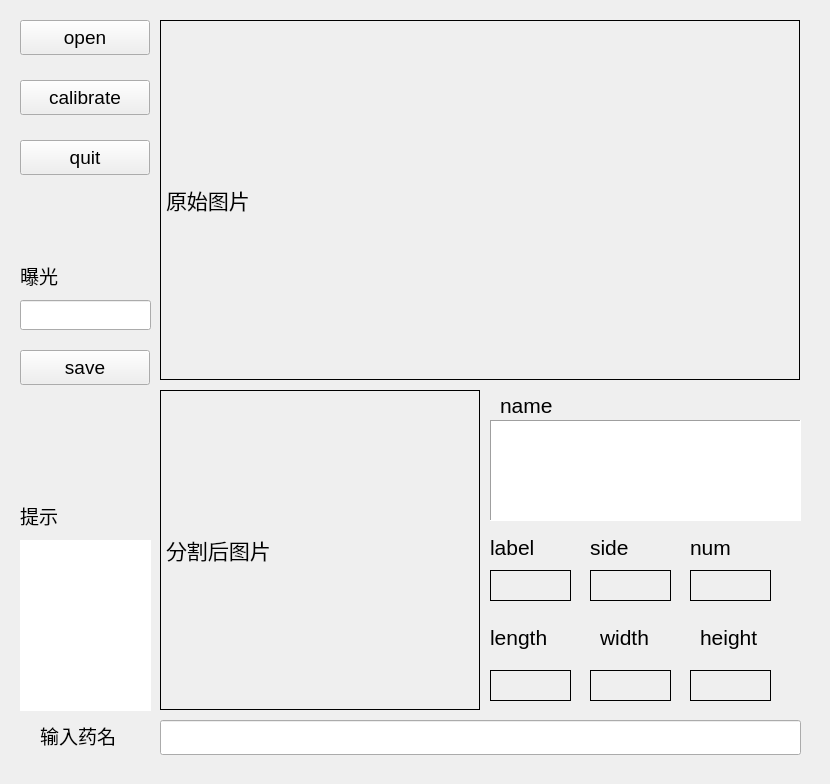
<?xml version="1.0" encoding="UTF-8"?>
<ui version="4.0">
 <class>Form</class>
 <widget class="QWidget" name="Form">
  <property name="geometry">
   <rect>
    <x>0</x>
    <y>0</y>
    <width>830</width>
    <height>784</height>
   </rect>
  </property>
  <property name="windowTitle">
   <string>Form</string>
  </property>
  <widget class="QPushButton" name="buttom_open">
   <property name="geometry">
    <rect>
     <x>20</x>
     <y>20</y>
     <width>130</width>
     <height>35</height>
    </rect>
   </property>
   <property name="font">
    <font>
     <pointsize>14</pointsize>
    </font>
   </property>
   <property name="text">
    <string>open</string>
   </property>
  </widget>
  <widget class="QPushButton" name="buttom_calibrate">
   <property name="geometry">
    <rect>
     <x>20</x>
     <y>80</y>
     <width>130</width>
     <height>35</height>
    </rect>
   </property>
   <property name="font">
    <font>
     <pointsize>14</pointsize>
    </font>
   </property>
   <property name="text">
    <string>calibrate</string>
   </property>
  </widget>
  <widget class="QLineEdit" name="input_exposure">
   <property name="geometry">
    <rect>
     <x>20</x>
     <y>300</y>
     <width>131</width>
     <height>30</height>
    </rect>
   </property>
  </widget>
  <widget class="QTextBrowser" name="show_result">
   <property name="geometry">
    <rect>
     <x>20</x>
     <y>540</y>
     <width>131</width>
     <height>171</height>
    </rect>
   </property>
   <property name="frameShape">
    <enum>QFrame::NoFrame</enum>
   </property>
   <property name="frameShadow">
    <enum>QFrame::Plain</enum>
   </property>
  </widget>
  <widget class="QLabel" name="label">
   <property name="geometry">
    <rect>
     <x>20</x>
     <y>260</y>
     <width>81</width>
     <height>31</height>
    </rect>
   </property>
   <property name="font">
    <font>
     <pointsize>14</pointsize>
    </font>
   </property>
   <property name="text">
    <string>曝光</string>
   </property>
  </widget>
  <widget class="QPushButton" name="buttom_quit">
   <property name="geometry">
    <rect>
     <x>20</x>
     <y>140</y>
     <width>130</width>
     <height>35</height>
    </rect>
   </property>
   <property name="font">
    <font>
     <pointsize>14</pointsize>
    </font>
   </property>
   <property name="text">
    <string>quit</string>
   </property>
  </widget>
  <widget class="QPushButton" name="buttom_save">
   <property name="geometry">
    <rect>
     <x>20</x>
     <y>350</y>
     <width>130</width>
     <height>35</height>
    </rect>
   </property>
   <property name="font">
    <font>
     <pointsize>14</pointsize>
    </font>
   </property>
   <property name="text">
    <string>save</string>
   </property>
  </widget>
  <widget class="QLabel" name="show_primary_photo">
   <property name="geometry">
    <rect>
     <x>160</x>
     <y>20</y>
     <width>640</width>
     <height>360</height>
    </rect>
   </property>
   <property name="font">
    <font>
     <pointsize>16</pointsize>
    </font>
   </property>
   <property name="frameShape">
    <enum>QFrame::Box</enum>
   </property>
   <property name="frameShadow">
    <enum>QFrame::Plain</enum>
   </property>
   <property name="text">
    <string>原始图片</string>
   </property>
  </widget>
  <widget class="QLabel" name="show_handled_photo">
   <property name="geometry">
    <rect>
     <x>160</x>
     <y>390</y>
     <width>320</width>
     <height>320</height>
    </rect>
   </property>
   <property name="font">
    <font>
     <pointsize>16</pointsize>
    </font>
   </property>
   <property name="frameShape">
    <enum>QFrame::Panel</enum>
   </property>
   <property name="text">
    <string>分割后图片</string>
   </property>
  </widget>
  <widget class="QLabel" name="label_4">
   <property name="geometry">
    <rect>
     <x>490</x>
     <y>620</y>
     <width>70</width>
     <height>35</height>
    </rect>
   </property>
   <property name="font">
    <font>
     <pointsize>16</pointsize>
    </font>
   </property>
   <property name="text">
    <string>length</string>
   </property>
  </widget>
  <widget class="QLabel" name="label_5">
   <property name="geometry">
    <rect>
     <x>600</x>
     <y>620</y>
     <width>70</width>
     <height>35</height>
    </rect>
   </property>
   <property name="font">
    <font>
     <pointsize>16</pointsize>
    </font>
   </property>
   <property name="text">
    <string>width</string>
   </property>
  </widget>
  <widget class="QLabel" name="label_6">
   <property name="geometry">
    <rect>
     <x>700</x>
     <y>620</y>
     <width>70</width>
     <height>35</height>
    </rect>
   </property>
   <property name="font">
    <font>
     <pointsize>16</pointsize>
    </font>
   </property>
   <property name="text">
    <string>height</string>
   </property>
  </widget>
  <widget class="QLabel" name="show_length">
   <property name="geometry">
    <rect>
     <x>490</x>
     <y>670</y>
     <width>81</width>
     <height>31</height>
    </rect>
   </property>
   <property name="frameShape">
    <enum>QFrame::Panel</enum>
   </property>
   <property name="text">
    <string/>
   </property>
  </widget>
  <widget class="QLabel" name="show_width">
   <property name="geometry">
    <rect>
     <x>590</x>
     <y>670</y>
     <width>81</width>
     <height>31</height>
    </rect>
   </property>
   <property name="frameShape">
    <enum>QFrame::Panel</enum>
   </property>
   <property name="text">
    <string/>
   </property>
  </widget>
  <widget class="QLabel" name="show_height">
   <property name="geometry">
    <rect>
     <x>690</x>
     <y>670</y>
     <width>81</width>
     <height>31</height>
    </rect>
   </property>
   <property name="frameShape">
    <enum>QFrame::Panel</enum>
   </property>
   <property name="text">
    <string/>
   </property>
  </widget>
  <widget class="QLabel" name="label_10">
   <property name="geometry">
    <rect>
     <x>500</x>
     <y>390</y>
     <width>72</width>
     <height>31</height>
    </rect>
   </property>
   <property name="font">
    <font>
     <pointsize>16</pointsize>
    </font>
   </property>
   <property name="text">
    <string>name</string>
   </property>
  </widget>
  <widget class="QTextBrowser" name="show_name_dict">
   <property name="geometry">
    <rect>
     <x>490</x>
     <y>420</y>
     <width>311</width>
     <height>101</height>
    </rect>
   </property>
   <property name="frameShape">
    <enum>QFrame::Panel</enum>
   </property>
  </widget>
  <widget class="QLabel" name="label_11">
   <property name="geometry">
    <rect>
     <x>590</x>
     <y>540</y>
     <width>72</width>
     <height>15</height>
    </rect>
   </property>
   <property name="font">
    <font>
     <pointsize>16</pointsize>
    </font>
   </property>
   <property name="text">
    <string>side</string>
   </property>
  </widget>
  <widget class="QLabel" name="label_12">
   <property name="geometry">
    <rect>
     <x>690</x>
     <y>540</y>
     <width>72</width>
     <height>15</height>
    </rect>
   </property>
   <property name="font">
    <font>
     <pointsize>16</pointsize>
    </font>
   </property>
   <property name="text">
    <string>num</string>
   </property>
  </widget>
  <widget class="QLabel" name="show_side">
   <property name="geometry">
    <rect>
     <x>590</x>
     <y>570</y>
     <width>81</width>
     <height>31</height>
    </rect>
   </property>
   <property name="frameShape">
    <enum>QFrame::Panel</enum>
   </property>
   <property name="text">
    <string/>
   </property>
  </widget>
  <widget class="QLabel" name="show_num">
   <property name="geometry">
    <rect>
     <x>690</x>
     <y>570</y>
     <width>81</width>
     <height>31</height>
    </rect>
   </property>
   <property name="frameShape">
    <enum>QFrame::Panel</enum>
   </property>
   <property name="text">
    <string/>
   </property>
  </widget>
  <widget class="QLabel" name="label_15">
   <property name="geometry">
    <rect>
     <x>490</x>
     <y>540</y>
     <width>72</width>
     <height>15</height>
    </rect>
   </property>
   <property name="font">
    <font>
     <pointsize>16</pointsize>
    </font>
   </property>
   <property name="text">
    <string>label</string>
   </property>
  </widget>
  <widget class="QLabel" name="show_label">
   <property name="geometry">
    <rect>
     <x>490</x>
     <y>570</y>
     <width>81</width>
     <height>31</height>
    </rect>
   </property>
   <property name="frameShape">
    <enum>QFrame::Panel</enum>
   </property>
   <property name="text">
    <string/>
   </property>
  </widget>
  <widget class="QLabel" name="label_17">
   <property name="geometry">
    <rect>
     <x>40</x>
     <y>720</y>
     <width>101</width>
     <height>31</height>
    </rect>
   </property>
   <property name="font">
    <font>
     <pointsize>14</pointsize>
    </font>
   </property>
   <property name="text">
    <string>输入药名</string>
   </property>
  </widget>
  <widget class="QLabel" name="label_18">
   <property name="geometry">
    <rect>
     <x>20</x>
     <y>500</y>
     <width>72</width>
     <height>31</height>
    </rect>
   </property>
   <property name="font">
    <font>
     <pointsize>14</pointsize>
    </font>
   </property>
   <property name="text">
    <string>提示</string>
   </property>
  </widget>
  <widget class="QLineEdit" name="input_name">
   <property name="geometry">
    <rect>
     <x>160</x>
     <y>720</y>
     <width>641</width>
     <height>35</height>
    </rect>
   </property>
   <property name="font">
    <font>
     <pointsize>13</pointsize>
    </font>
   </property>
  </widget>
 </widget>
 <resources/>
 <connections>
  <connection>
   <sender>buttom_open</sender>
   <signal>clicked()</signal>
   <receiver>Form</receiver>
   <slot>open_camera()</slot>
   <hints>
    <hint type="sourcelabel">
     <x>78</x>
     <y>37</y>
    </hint>
    <hint type="destinationlabel">
     <x>142</x>
     <y>7</y>
    </hint>
   </hints>
  </connection>
  <connection>
   <sender>input_exposure</sender>
   <signal>textEdited(QString)</signal>
   <receiver>Form</receiver>
   <slot>exposure_change()</slot>
   <hints>
    <hint type="sourcelabel">
     <x>104</x>
     <y>308</y>
    </hint>
    <hint type="destinationlabel">
     <x>136</x>
     <y>159</y>
    </hint>
   </hints>
  </connection>
  <connection>
   <sender>buttom_save</sender>
   <signal>clicked()</signal>
   <receiver>Form</receiver>
   <slot>save_photo()</slot>
   <hints>
    <hint type="sourcelabel">
     <x>66</x>
     <y>367</y>
    </hint>
    <hint type="destinationlabel">
     <x>166</x>
     <y>337</y>
    </hint>
   </hints>
  </connection>
  <connection>
   <sender>buttom_quit</sender>
   <signal>clicked()</signal>
   <receiver>Form</receiver>
   <slot>quit_app()</slot>
   <hints>
    <hint type="sourcelabel">
     <x>90</x>
     <y>153</y>
    </hint>
    <hint type="destinationlabel">
     <x>168</x>
     <y>402</y>
    </hint>
   </hints>
  </connection>
  <connection>
   <sender>buttom_calibrate</sender>
   <signal>clicked()</signal>
   <receiver>Form</receiver>
   <slot>calibrate_change()</slot>
   <hints>
    <hint type="sourcelabel">
     <x>45</x>
     <y>90</y>
    </hint>
    <hint type="destinationlabel">
     <x>62</x>
     <y>9</y>
    </hint>
   </hints>
  </connection>
  <connection>
   <sender>input_name</sender>
   <signal>textEdited(QString)</signal>
   <receiver>Form</receiver>
   <slot>name_change()</slot>
   <hints>
    <hint type="sourcelabel">
     <x>331</x>
     <y>734</y>
    </hint>
    <hint type="destinationlabel">
     <x>396</x>
     <y>-8</y>
    </hint>
   </hints>
  </connection>
 </connections>
 <slots>
  <slot>open_camera()</slot>
  <slot>exposure_change()</slot>
  <slot>name_change()</slot>
  <slot>save_photo()</slot>
  <slot>quit_app()</slot>
  <slot>calibrate_change()</slot>
 </slots>
</ui>
